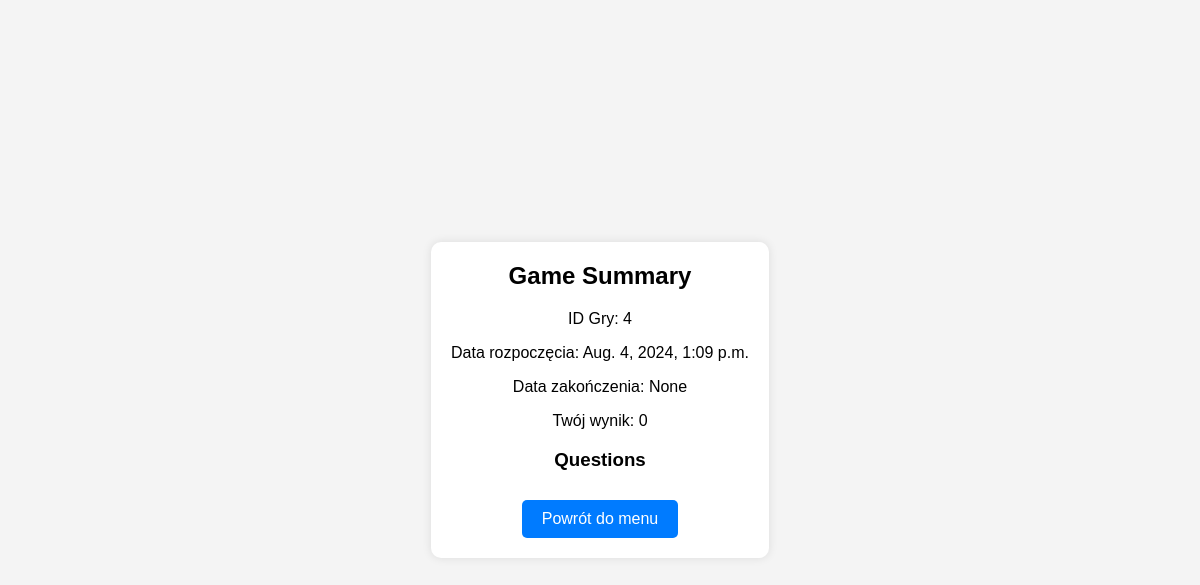
Screenshot of /games/solo/summary/4/ (signed in) with the database file from the repository.
### my_quiz_app/python_django/games/models.py (models this page shows, shortened)
class GameBase(models.Model):
    player1 = models.ForeignKey(User, related_name='%(class)s_player1', on_delete=models.CASCADE)
    score_player1 = models.IntegerField(default=0)
    start_time = models.DateTimeField(auto_now_add=True)
    end_time = models.DateTimeField(null=True, blank=True)
    questions_answered_player1 = models.IntegerField(default=0)
    questions_answered_player2 = models.IntegerField(default=0)
    questions = models.JSONField(default=list)
    game_mode = models.CharField(max_length=20)
    class Meta:
        abstract = True

class GameSolo(GameBase):
    is_solo = models.BooleanField(default=True)

### my_quiz_app/python_django/games/views.py (the view)
# urls.py: path('solo/summary/<int:game_id>/', views.game_solo_summary, name='game_solo_summary'),
@login_required
def game_solo_summary(request, game_id):
    game = get_object_or_404(GameSolo, id=game_id)
    return render(request, 'games/game_solo_summary.html', {'game': game})

### my_quiz_app/python_django/games/templates/games/game_solo_summary.html (shortened to what this page needs)
<!DOCTYPE html>
<html lang="en">
<head>
</head>
<body>
    <div class="summary-container">
        <h2>Game Summary</h2>
        <p>ID Gry: {{ game.id }}</p>
        <p>Data rozpoczęcia: {{ game.start_time }}</p>
        <p>Data zakończenia: {{ game.end_time }}</p>
        <p>Twój wynik: {{ game.score_player1 }}</p>
        <h3>Questions</h3>
        <a class="summary-button" href="{% url 'menu' %}">Powrót do menu</a>
    </div>
</body>
</html>

### my_quiz_app/python_django/games/templates/games/game_solo_summary.html (style rules this page uses)
body { font-family: Arial, sans-serif; background-color: #f4f4f4; display: flex; justify-content: center; align-items: center; height: 100vh; margin: 0; }
.summary-container { background-color: #fff; padding: 20px; border-radius: 10px; box-shadow: 0 0 10px rgba(0, 0, 0, 0.1); text-align: center; overflow-y: auto; max-height: 90vh; }
.summary-container h2 { margin-top: 0; }
.summary-button { display: inline-block; padding: 10px 20px; margin-top: 10px; border-radius: 5px; background-color: #007bff; color: #fff; text-decoration: none; cursor: pointer; }

### rows the page displays
GameSolo: id "4", start_time "Aug. 4, 2024, 1:09 p.m.", end_time "None", score_player1 "0"
